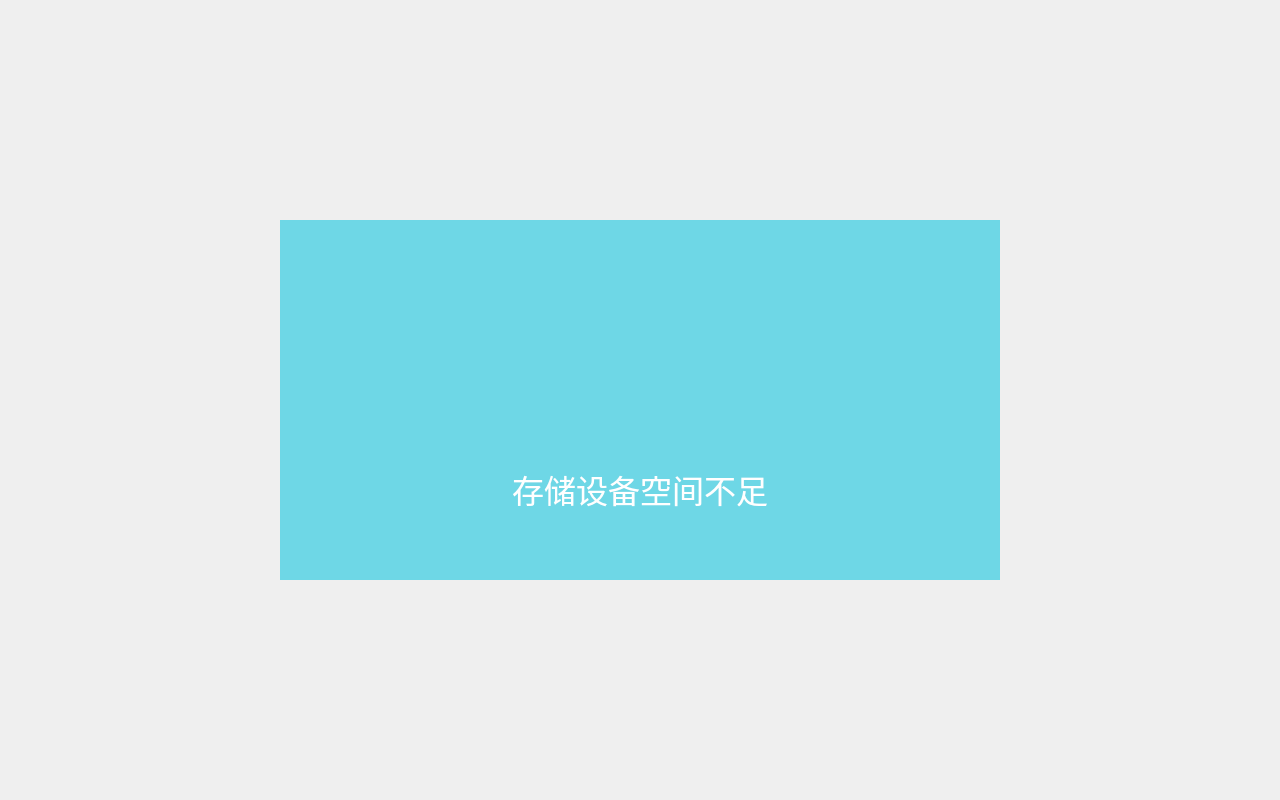
<?xml version="1.0" encoding="UTF-8"?>
<ui version="4.0">
 <class>no_memory</class>
 <widget class="QWidget" name="no_memory">
  <property name="geometry">
   <rect>
    <x>0</x>
    <y>0</y>
    <width>1280</width>
    <height>800</height>
   </rect>
  </property>
  <property name="windowTitle">
   <string>Form</string>
  </property>
  <widget class="QLabel" name="label_num">
   <property name="geometry">
    <rect>
     <x>280</x>
     <y>450</y>
     <width>720</width>
     <height>80</height>
    </rect>
   </property>
   <property name="text">
    <string>&lt;html&gt;&lt;head/&gt;&lt;body&gt;&lt;p&gt;&lt;span style=&quot; font-size:24pt; color:#ffffff;&quot;&gt;存储设备空间不足&lt;/span&gt;&lt;/p&gt;&lt;/body&gt;&lt;/html&gt;</string>
   </property>
   <property name="alignment">
    <set>Qt::AlignCenter</set>
   </property>
  </widget>
  <widget class="QLabel" name="label_b">
   <property name="geometry">
    <rect>
     <x>0</x>
     <y>0</y>
     <width>1280</width>
     <height>800</height>
    </rect>
   </property>
   <property name="styleSheet">
    <string notr="true"/>
   </property>
   <property name="text">
    <string/>
   </property>
  </widget>
  <widget class="QLabel" name="label_backdrop">
   <property name="geometry">
    <rect>
     <x>280</x>
     <y>220</y>
     <width>720</width>
     <height>360</height>
    </rect>
   </property>
   <property name="styleSheet">
    <string notr="true">background-color: rgb(110, 215, 230);</string>
   </property>
   <property name="text">
    <string/>
   </property>
  </widget>
  <widget class="QLabel" name="label">
   <property name="geometry">
    <rect>
     <x>565</x>
     <y>250</y>
     <width>150</width>
     <height>150</height>
    </rect>
   </property>
   <property name="styleSheet">
    <string notr="true">image: url(:/tu/warn.png);</string>
   </property>
   <property name="text">
    <string/>
   </property>
  </widget>
  <zorder>label_b</zorder>
  <zorder>label_backdrop</zorder>
  <zorder>label</zorder>
  <zorder>label_num</zorder>
 </widget>
 <resources/>
 <connections/>
</ui>
